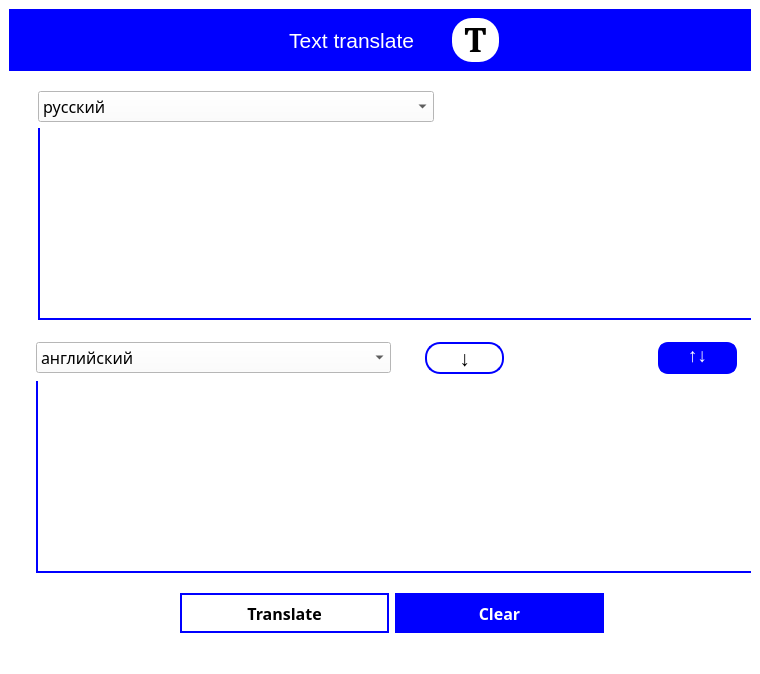
<?xml version="1.0" encoding="UTF-8"?>
<ui version="4.0">
 <class>MainWindow</class>
 <widget class="QMainWindow" name="MainWindow">
  <property name="geometry">
   <rect>
    <x>0</x>
    <y>0</y>
    <width>760</width>
    <height>674</height>
   </rect>
  </property>
  <property name="windowTitle">
   <string>Переводчик</string>
  </property>
  <property name="styleSheet">
   <string notr="true">background-color: white;</string>
  </property>
  <widget class="QWidget" name="centralwidget">
   <layout class="QVBoxLayout" name="verticalLayout_4">
    <item>
     <widget class="QFrame" name="frame">
      <property name="styleSheet">
       <string notr="true">
border-radius: 50px;
background-color: blue;</string>
      </property>
      <property name="frameShape">
       <enum>QFrame::StyledPanel</enum>
      </property>
      <property name="frameShadow">
       <enum>QFrame::Raised</enum>
      </property>
      <layout class="QHBoxLayout" name="horizontalLayout_6">
       <item>
        <widget class="QLabel" name="label_2">
         <property name="styleSheet">
          <string notr="true">background-color: blue</string>
         </property>
         <property name="text">
          <string/>
         </property>
        </widget>
       </item>
       <item>
        <layout class="QHBoxLayout" name="horizontalLayout_5">
         <property name="spacing">
          <number>33</number>
         </property>
         <property name="leftMargin">
          <number>2</number>
         </property>
         <item>
          <widget class="QLabel" name="label">
           <property name="font">
            <font>
             <family>Microsoft Sans Serif</family>
             <pointsize>16</pointsize>
            </font>
           </property>
           <property name="layoutDirection">
            <enum>Qt::RightToLeft</enum>
           </property>
           <property name="styleSheet">
            <string notr="true">padding-right: 20px;
background-color: blue;
color: white
</string>
           </property>
           <property name="text">
            <string>Text translate</string>
           </property>
           <property name="alignment">
            <set>Qt::AlignRight|Qt::AlignTrailing|Qt::AlignVCenter</set>
           </property>
          </widget>
         </item>
         <item>
          <widget class="QLabel" name="label_4">
           <property name="font">
            <font>
             <family>Cambria</family>
             <pointsize>28</pointsize>
             <weight>75</weight>
             <bold>true</bold>
            </font>
           </property>
           <property name="layoutDirection">
            <enum>Qt::LeftToRight</enum>
           </property>
           <property name="styleSheet">
            <string notr="true">border-radius: 20px;
color	: black;
background-color: white
</string>
           </property>
           <property name="text">
            <string>T</string>
           </property>
           <property name="alignment">
            <set>Qt::AlignCenter</set>
           </property>
          </widget>
         </item>
        </layout>
       </item>
       <item>
        <widget class="QLabel" name="label_3">
         <property name="styleSheet">
          <string notr="true">background-color: blue
</string>
         </property>
         <property name="text">
          <string/>
         </property>
        </widget>
       </item>
      </layout>
     </widget>
    </item>
    <item>
     <spacer name="verticalSpacer_4">
      <property name="orientation">
       <enum>Qt::Vertical</enum>
      </property>
      <property name="sizeHint" stdset="0">
       <size>
        <width>20</width>
        <height>5</height>
       </size>
      </property>
     </spacer>
    </item>
    <item>
     <layout class="QVBoxLayout" name="verticalLayout">
      <property name="leftMargin">
       <number>29</number>
      </property>
      <item>
       <layout class="QHBoxLayout" name="horizontalLayout_4">
        <property name="rightMargin">
         <number>317</number>
        </property>
        <item>
         <widget class="QComboBox" name="from_len">
          <property name="font">
           <font>
            <family>Segoe Print</family>
            <pointsize>12</pointsize>
            <weight>50</weight>
            <bold>false</bold>
           </font>
          </property>
          <property name="styleSheet">
           <string notr="true">color: black</string>
          </property>
          <item>
           <property name="text">
            <string>русский</string>
           </property>
          </item>
          <item>
           <property name="text">
            <string>английский</string>
           </property>
          </item>
          <item>
           <property name="text">
            <string>Африканский</string>
           </property>
          </item>
          <item>
           <property name="text">
            <string>гаитянский креольский</string>
           </property>
          </item>
          <item>
           <property name="text">
            <string>албанский</string>
           </property>
          </item>
          <item>
           <property name="text">
            <string>амхарский</string>
           </property>
          </item>
          <item>
           <property name="text">
            <string>арабский</string>
           </property>
          </item>
          <item>
           <property name="text">
            <string>армянский</string>
           </property>
          </item>
          <item>
           <property name="text">
            <string>азербайджанский</string>
           </property>
          </item>
          <item>
           <property name="text">
            <string>баскский</string>
           </property>
          </item>
          <item>
           <property name="text">
            <string>белорусский</string>
           </property>
          </item>
          <item>
           <property name="text">
            <string>бенгальский</string>
           </property>
          </item>
          <item>
           <property name="text">
            <string>боснийский</string>
           </property>
          </item>
          <item>
           <property name="text">
            <string>болгарский</string>
           </property>
          </item>
          <item>
           <property name="text">
            <string>каталонский</string>
           </property>
          </item>
          <item>
           <property name="text">
            <string>хауса</string>
           </property>
          </item>
          <item>
           <property name="text">
            <string>кебуано</string>
           </property>
          </item>
          <item>
           <property name="text">
            <string>чичева</string>
           </property>
          </item>
          <item>
           <property name="text">
            <string>китайский (упрощенный)</string>
           </property>
          </item>
          <item>
           <property name="text">
            <string>китайский (традиционный)</string>
           </property>
          </item>
          <item>
           <property name="text">
            <string>корсиканский</string>
           </property>
          </item>
          <item>
           <property name="text">
            <string>хорватский</string>
           </property>
          </item>
          <item>
           <property name="text">
            <string>чешский</string>
           </property>
          </item>
          <item>
           <property name="text">
            <string>датский</string>
           </property>
          </item>
          <item>
           <property name="text">
            <string>голландский</string>
           </property>
          </item>
          <item>
           <property name="text">
            <string>эсперанто</string>
           </property>
          </item>
          <item>
           <property name="text">
            <string>эстонский</string>
           </property>
          </item>
          <item>
           <property name="text">
            <string>филиппинский</string>
           </property>
          </item>
          <item>
           <property name="text">
            <string>финский</string>
           </property>
          </item>
          <item>
           <property name="text">
            <string>французский</string>
           </property>
          </item>
          <item>
           <property name="text">
            <string>фризский</string>
           </property>
          </item>
          <item>
           <property name="text">
            <string>галисийский</string>
           </property>
          </item>
          <item>
           <property name="text">
            <string>грузинский</string>
           </property>
          </item>
          <item>
           <property name="text">
            <string>немецкий</string>
           </property>
          </item>
          <item>
           <property name="text">
            <string>греческий</string>
           </property>
          </item>
          <item>
           <property name="text">
            <string>гуджарати</string>
           </property>
          </item>
          <item>
           <property name="text">
            <string>хауса</string>
           </property>
          </item>
          <item>
           <property name="text">
            <string>гавайский</string>
           </property>
          </item>
          <item>
           <property name="text">
            <string>иврит</string>
           </property>
          </item>
          <item>
           <property name="text">
            <string>хинди</string>
           </property>
          </item>
          <item>
           <property name="text">
            <string>хмонг</string>
           </property>
          </item>
          <item>
           <property name="text">
            <string>венгерский</string>
           </property>
          </item>
          <item>
           <property name="text">
            <string>исландский</string>
           </property>
          </item>
          <item>
           <property name="text">
            <string>игбо</string>
           </property>
          </item>
          <item>
           <property name="text">
            <string>индонезийский</string>
           </property>
          </item>
          <item>
           <property name="text">
            <string>ирландский</string>
           </property>
          </item>
          <item>
           <property name="text">
            <string>итальянский</string>
           </property>
          </item>
          <item>
           <property name="text">
            <string>японский</string>
           </property>
          </item>
          <item>
           <property name="text">
            <string>яванский</string>
           </property>
          </item>
          <item>
           <property name="text">
            <string>каннада</string>
           </property>
          </item>
          <item>
           <property name="text">
            <string>казахский</string>
           </property>
          </item>
          <item>
           <property name="text">
            <string>кхмерский</string>
           </property>
          </item>
          <item>
           <property name="text">
            <string>корейский</string>
           </property>
          </item>
          <item>
           <property name="text">
            <string>курдский (курманджи)</string>
           </property>
          </item>
          <item>
           <property name="text">
            <string>киргизский</string>
           </property>
          </item>
          <item>
           <property name="text">
            <string>лаосский</string>
           </property>
          </item>
          <item>
           <property name="text">
            <string>латинский</string>
           </property>
          </item>
          <item>
           <property name="text">
            <string>латышский</string>
           </property>
          </item>
          <item>
           <property name="text">
            <string>литовский</string>
           </property>
          </item>
          <item>
           <property name="text">
            <string>македонский</string>
           </property>
          </item>
          <item>
           <property name="text">
            <string>люксембургский</string>
           </property>
          </item>
          <item>
           <property name="text">
            <string>малагасийский</string>
           </property>
          </item>
          <item>
           <property name="text">
            <string>малайский</string>
           </property>
          </item>
          <item>
           <property name="text">
            <string>малаялам</string>
           </property>
          </item>
          <item>
           <property name="text">
            <string>мальтийский</string>
           </property>
          </item>
          <item>
           <property name="text">
            <string>маори</string>
           </property>
          </item>
          <item>
           <property name="text">
            <string>маратхи</string>
           </property>
          </item>
          <item>
           <property name="text">
            <string>монгольский</string>
           </property>
          </item>
          <item>
           <property name="text">
            <string>мьянма (бирманский)</string>
           </property>
          </item>
          <item>
           <property name="text">
            <string>непальский</string>
           </property>
          </item>
          <item>
           <property name="text">
            <string>норвежский</string>
           </property>
          </item>
          <item>
           <property name="text">
            <string>пушту</string>
           </property>
          </item>
          <item>
           <property name="text">
            <string>персидский</string>
           </property>
          </item>
          <item>
           <property name="text">
            <string>польский</string>
           </property>
          </item>
          <item>
           <property name="text">
            <string>португальский</string>
           </property>
          </item>
          <item>
           <property name="text">
            <string>панджаби</string>
           </property>
          </item>
          <item>
           <property name="text">
            <string>румынский</string>
           </property>
          </item>
          <item>
           <property name="text">
            <string>самоанский</string>
           </property>
          </item>
          <item>
           <property name="text">
            <string>шотландский гэльский</string>
           </property>
          </item>
          <item>
           <property name="text">
            <string>сербский</string>
           </property>
          </item>
          <item>
           <property name="text">
            <string>сесото</string>
           </property>
          </item>
          <item>
           <property name="text">
            <string>шона</string>
           </property>
          </item>
          <item>
           <property name="text">
            <string>синдхи</string>
           </property>
          </item>
          <item>
           <property name="text">
            <string>сингальский</string>
           </property>
          </item>
          <item>
           <property name="text">
            <string>словацкий</string>
           </property>
          </item>
          <item>
           <property name="text">
            <string>словенский</string>
           </property>
          </item>
          <item>
           <property name="text">
            <string>сомалийский</string>
           </property>
          </item>
          <item>
           <property name="text">
            <string>испанский</string>
           </property>
          </item>
          <item>
           <property name="text">
            <string>сунданский</string>
           </property>
          </item>
          <item>
           <property name="text">
            <string>суахили</string>
           </property>
          </item>
          <item>
           <property name="text">
            <string>шведский</string>
           </property>
          </item>
          <item>
           <property name="text">
            <string>таджикский</string>
           </property>
          </item>
          <item>
           <property name="text">
            <string>тамильский</string>
           </property>
          </item>
          <item>
           <property name="text">
            <string>телугу</string>
           </property>
          </item>
          <item>
           <property name="text">
            <string>тайский</string>
           </property>
          </item>
          <item>
           <property name="text">
            <string>турецкий</string>
           </property>
          </item>
          <item>
           <property name="text">
            <string>украинский</string>
           </property>
          </item>
          <item>
           <property name="text">
            <string>урду</string>
           </property>
          </item>
          <item>
           <property name="text">
            <string>узбекский</string>
           </property>
          </item>
          <item>
           <property name="text">
            <string>вьетнамский</string>
           </property>
          </item>
          <item>
           <property name="text">
            <string>валлийский</string>
           </property>
          </item>
          <item>
           <property name="text">
            <string>коса</string>
           </property>
          </item>
          <item>
           <property name="text">
            <string>идиш</string>
           </property>
          </item>
          <item>
           <property name="text">
            <string>йоруба</string>
           </property>
          </item>
          <item>
           <property name="text">
            <string>зулу</string>
           </property>
          </item>
         </widget>
        </item>
       </layout>
      </item>
      <item>
       <widget class="QTextEdit" name="from_text">
        <property name="font">
         <font>
          <family>Microsoft YaHei UI</family>
          <pointsize>16</pointsize>
         </font>
        </property>
        <property name="styleSheet">
         <string notr="true">border-left: 1.5px solid blue;
border-bottom: 1.5px solid blue;
border-right: none;
border-top: none</string>
        </property>
        <property name="html">
         <string>&lt;!DOCTYPE HTML PUBLIC &quot;-//W3C//DTD HTML 4.0//EN&quot; &quot;http://www.w3.org/TR/REC-html40/strict.dtd&quot;&gt;
&lt;html&gt;&lt;head&gt;&lt;meta name=&quot;qrichtext&quot; content=&quot;1&quot; /&gt;&lt;style type=&quot;text/css&quot;&gt;
p, li { white-space: pre-wrap; }
&lt;/style&gt;&lt;/head&gt;&lt;body style=&quot; font-family:'Microsoft YaHei UI'; font-size:16pt; font-weight:400; font-style:normal;&quot;&gt;
&lt;p style=&quot;-qt-paragraph-type:empty; margin-top:0px; margin-bottom:0px; margin-left:0px; margin-right:0px; -qt-block-indent:0; text-indent:0px;&quot;&gt;&lt;br /&gt;&lt;/p&gt;&lt;/body&gt;&lt;/html&gt;</string>
        </property>
       </widget>
      </item>
     </layout>
    </item>
    <item>
     <spacer name="verticalSpacer_5">
      <property name="orientation">
       <enum>Qt::Vertical</enum>
      </property>
      <property name="sizeHint" stdset="0">
       <size>
        <width>20</width>
        <height>5</height>
       </size>
      </property>
     </spacer>
    </item>
    <item>
     <layout class="QVBoxLayout" name="verticalLayout_2">
      <property name="leftMargin">
       <number>27</number>
      </property>
      <property name="rightMargin">
       <number>0</number>
      </property>
      <item>
       <layout class="QHBoxLayout" name="horizontalLayout_3">
        <item>
         <widget class="QComboBox" name="to_lang">
          <property name="font">
           <font>
            <family>Segoe Print</family>
            <pointsize>12</pointsize>
            <weight>50</weight>
            <bold>false</bold>
           </font>
          </property>
          <property name="styleSheet">
           <string notr="true">alternate-background-color:rgb(128,128,128, 0);
color: black;
background-color: white;
border-bottom: 1px solid white
</string>
          </property>
          <item>
           <property name="text">
            <string>английский</string>
           </property>
          </item>
          <item>
           <property name="text">
            <string>русский</string>
           </property>
          </item>
          <item>
           <property name="text">
            <string>Африканский</string>
           </property>
          </item>
          <item>
           <property name="text">
            <string>гаитянский креольский</string>
           </property>
          </item>
          <item>
           <property name="text">
            <string>албанский</string>
           </property>
          </item>
          <item>
           <property name="text">
            <string>амхарский</string>
           </property>
          </item>
          <item>
           <property name="text">
            <string>арабский</string>
           </property>
          </item>
          <item>
           <property name="text">
            <string>армянский</string>
           </property>
          </item>
          <item>
           <property name="text">
            <string>азербайджанский</string>
           </property>
          </item>
          <item>
           <property name="text">
            <string>баскский</string>
           </property>
          </item>
          <item>
           <property name="text">
            <string>белорусский</string>
           </property>
          </item>
          <item>
           <property name="text">
            <string>бенгальский</string>
           </property>
          </item>
          <item>
           <property name="text">
            <string>боснийский</string>
           </property>
          </item>
          <item>
           <property name="text">
            <string>болгарский</string>
           </property>
          </item>
          <item>
           <property name="text">
            <string>каталонский</string>
           </property>
          </item>
          <item>
           <property name="text">
            <string>хауса</string>
           </property>
          </item>
          <item>
           <property name="text">
            <string>кебуано</string>
           </property>
          </item>
          <item>
           <property name="text">
            <string>чичева</string>
           </property>
          </item>
          <item>
           <property name="text">
            <string>китайский (упрощенный)</string>
           </property>
          </item>
          <item>
           <property name="text">
            <string>китайский (традиционный)</string>
           </property>
          </item>
          <item>
           <property name="text">
            <string>корсиканский</string>
           </property>
          </item>
          <item>
           <property name="text">
            <string>хорватский</string>
           </property>
          </item>
          <item>
           <property name="text">
            <string>чешский</string>
           </property>
          </item>
          <item>
           <property name="text">
            <string>датский</string>
           </property>
          </item>
          <item>
           <property name="text">
            <string>голландский</string>
           </property>
          </item>
          <item>
           <property name="text">
            <string>эсперанто</string>
           </property>
          </item>
          <item>
           <property name="text">
            <string>эстонский</string>
           </property>
          </item>
          <item>
           <property name="text">
            <string>филиппинский</string>
           </property>
          </item>
          <item>
           <property name="text">
            <string>финский</string>
           </property>
          </item>
          <item>
           <property name="text">
            <string>французский</string>
           </property>
          </item>
          <item>
           <property name="text">
            <string>фризский</string>
           </property>
          </item>
          <item>
           <property name="text">
            <string>галисийский</string>
           </property>
          </item>
          <item>
           <property name="text">
            <string>грузинский</string>
           </property>
          </item>
          <item>
           <property name="text">
            <string>немецкий</string>
           </property>
          </item>
          <item>
           <property name="text">
            <string>греческий</string>
           </property>
          </item>
          <item>
           <property name="text">
            <string>гуджарати</string>
           </property>
          </item>
          <item>
           <property name="text">
            <string>хауса</string>
           </property>
          </item>
          <item>
           <property name="text">
            <string>гавайский</string>
           </property>
          </item>
          <item>
           <property name="text">
            <string>иврит</string>
           </property>
          </item>
          <item>
           <property name="text">
            <string>хинди</string>
           </property>
          </item>
          <item>
           <property name="text">
            <string>хмонг</string>
           </property>
          </item>
          <item>
           <property name="text">
            <string>венгерский</string>
           </property>
          </item>
          <item>
           <property name="text">
            <string>исландский</string>
           </property>
          </item>
          <item>
           <property name="text">
            <string>игбо</string>
           </property>
          </item>
          <item>
           <property name="text">
            <string>индонезийский</string>
           </property>
          </item>
          <item>
           <property name="text">
            <string>ирландский</string>
           </property>
          </item>
          <item>
           <property name="text">
            <string>итальянский</string>
           </property>
          </item>
          <item>
           <property name="text">
            <string>японский</string>
           </property>
          </item>
          <item>
           <property name="text">
            <string>яванский</string>
           </property>
          </item>
          <item>
           <property name="text">
            <string>каннада</string>
           </property>
          </item>
          <item>
           <property name="text">
            <string>казахский</string>
           </property>
          </item>
          <item>
           <property name="text">
            <string>кхмерский</string>
           </property>
          </item>
          <item>
           <property name="text">
            <string>корейский</string>
           </property>
          </item>
          <item>
           <property name="text">
            <string>курдский (курманджи)</string>
           </property>
          </item>
          <item>
           <property name="text">
            <string>киргизский</string>
           </property>
          </item>
          <item>
           <property name="text">
            <string>лаосский</string>
           </property>
          </item>
          <item>
           <property name="text">
            <string>латинский</string>
           </property>
          </item>
          <item>
           <property name="text">
            <string>латышский</string>
           </property>
          </item>
          <item>
           <property name="text">
            <string>литовский</string>
           </property>
          </item>
          <item>
           <property name="text">
            <string>македонский</string>
           </property>
          </item>
          <item>
           <property name="text">
            <string>люксембургский</string>
           </property>
          </item>
          <item>
           <property name="text">
            <string>малагасийский</string>
           </property>
          </item>
          <item>
           <property name="text">
            <string>малайский</string>
           </property>
          </item>
          <item>
           <property name="text">
            <string>малаялам</string>
           </property>
          </item>
          <item>
           <property name="text">
            <string>мальтийский</string>
           </property>
          </item>
          <item>
           <property name="text">
            <string>маори</string>
           </property>
          </item>
          <item>
           <property name="text">
            <string>маратхи</string>
           </property>
          </item>
          <item>
           <property name="text">
            <string>монгольский</string>
           </property>
          </item>
          <item>
           <property name="text">
            <string>мьянма (бирманский)</string>
           </property>
          </item>
          <item>
           <property name="text">
            <string>непальский</string>
           </property>
          </item>
          <item>
           <property name="text">
            <string>норвежский</string>
           </property>
          </item>
          <item>
           <property name="text">
            <string>пушту</string>
           </property>
          </item>
          <item>
           <property name="text">
            <string>персидский</string>
           </property>
          </item>
          <item>
           <property name="text">
            <string>польский</string>
           </property>
          </item>
          <item>
           <property name="text">
            <string>португальский</string>
           </property>
          </item>
          <item>
           <property name="text">
            <string>панджаби</string>
           </property>
          </item>
          <item>
           <property name="text">
            <string>румынский</string>
           </property>
          </item>
          <item>
           <property name="text">
            <string>самоанский</string>
           </property>
          </item>
          <item>
           <property name="text">
            <string>шотландский гэльский</string>
           </property>
          </item>
          <item>
           <property name="text">
            <string>сербский</string>
           </property>
          </item>
          <item>
           <property name="text">
            <string>сесото</string>
           </property>
          </item>
          <item>
           <property name="text">
            <string>шона</string>
           </property>
          </item>
          <item>
           <property name="text">
            <string>синдхи</string>
           </property>
          </item>
          <item>
           <property name="text">
            <string>сингальский</string>
           </property>
          </item>
          <item>
           <property name="text">
            <string>словацкий</string>
           </property>
          </item>
          <item>
           <property name="text">
            <string>словенский</string>
           </property>
          </item>
          <item>
           <property name="text">
            <string>сомалийский</string>
           </property>
          </item>
          <item>
           <property name="text">
            <string>испанский</string>
           </property>
          </item>
          <item>
           <property name="text">
            <string>сунданский</string>
           </property>
          </item>
          <item>
           <property name="text">
            <string>суахили</string>
           </property>
          </item>
          <item>
           <property name="text">
            <string>шведский</string>
           </property>
          </item>
          <item>
           <property name="text">
            <string>таджикский</string>
           </property>
          </item>
          <item>
           <property name="text">
            <string>тамильский</string>
           </property>
          </item>
          <item>
           <property name="text">
            <string>телугу</string>
           </property>
          </item>
          <item>
           <property name="text">
            <string>тайский</string>
           </property>
          </item>
          <item>
           <property name="text">
            <string>турецкий</string>
           </property>
          </item>
          <item>
           <property name="text">
            <string>украинский</string>
           </property>
          </item>
          <item>
           <property name="text">
            <string>урду</string>
           </property>
          </item>
          <item>
           <property name="text">
            <string>узбекский</string>
           </property>
          </item>
          <item>
           <property name="text">
            <string>вьетнамский</string>
           </property>
          </item>
          <item>
           <property name="text">
            <string>валлийский</string>
           </property>
          </item>
          <item>
           <property name="text">
            <string>коса</string>
           </property>
          </item>
          <item>
           <property name="text">
            <string>идиш</string>
           </property>
          </item>
          <item>
           <property name="text">
            <string>йоруба</string>
           </property>
          </item>
          <item>
           <property name="text">
            <string>зулу</string>
           </property>
          </item>
         </widget>
        </item>
        <item>
         <layout class="QHBoxLayout" name="horizontalLayout_2">
          <property name="spacing">
           <number>154</number>
          </property>
          <property name="leftMargin">
           <number>28</number>
          </property>
          <property name="topMargin">
           <number>1</number>
          </property>
          <property name="rightMargin">
           <number>14</number>
          </property>
          <property name="bottomMargin">
           <number>1</number>
          </property>
          <item>
           <widget class="QLabel" name="label_6">
            <property name="font">
             <font>
              <family>Microsoft Sans Serif</family>
              <pointsize>16</pointsize>
             </font>
            </property>
            <property name="layoutDirection">
             <enum>Qt::RightToLeft</enum>
            </property>
            <property name="styleSheet">
             <string notr="true">border: 1.5px solid blue;
border-radius: 15px</string>
            </property>
            <property name="text">
             <string>↓</string>
            </property>
            <property name="alignment">
             <set>Qt::AlignCenter</set>
            </property>
           </widget>
          </item>
          <item>
           <widget class="QPushButton" name="reverse">
            <property name="font">
             <font>
              <pointsize>14</pointsize>
             </font>
            </property>
            <property name="cursor">
             <cursorShape>PointingHandCursor</cursorShape>
            </property>
            <property name="styleSheet">
             <string notr="true">background-color:  blue;
color: white;
padding-bottom: 5px;
border: 1.5px solid blue;
border-radius: 10px;
</string>
            </property>
            <property name="text">
             <string>↑↓</string>
            </property>
           </widget>
          </item>
         </layout>
        </item>
       </layout>
      </item>
      <item>
       <widget class="QTextEdit" name="to_text">
        <property name="font">
         <font>
          <family>Microsoft YaHei UI</family>
          <pointsize>16</pointsize>
         </font>
        </property>
        <property name="styleSheet">
         <string notr="true">border-left: 1.5px solid blue;
border-bottom: 1.5px solid blue;
border-right: none;
border-top: none</string>
        </property>
        <property name="html">
         <string>&lt;!DOCTYPE HTML PUBLIC &quot;-//W3C//DTD HTML 4.0//EN&quot; &quot;http://www.w3.org/TR/REC-html40/strict.dtd&quot;&gt;
&lt;html&gt;&lt;head&gt;&lt;meta name=&quot;qrichtext&quot; content=&quot;1&quot; /&gt;&lt;style type=&quot;text/css&quot;&gt;
p, li { white-space: pre-wrap; }
&lt;/style&gt;&lt;/head&gt;&lt;body style=&quot; font-family:'Microsoft YaHei UI'; font-size:16pt; font-weight:400; font-style:normal;&quot;&gt;
&lt;p style=&quot;-qt-paragraph-type:empty; margin-top:0px; margin-bottom:0px; margin-left:0px; margin-right:0px; -qt-block-indent:0; text-indent:0px;&quot;&gt;&lt;br /&gt;&lt;/p&gt;&lt;/body&gt;&lt;/html&gt;</string>
        </property>
       </widget>
      </item>
     </layout>
    </item>
    <item>
     <spacer name="verticalSpacer_2">
      <property name="orientation">
       <enum>Qt::Vertical</enum>
      </property>
      <property name="sizeHint" stdset="0">
       <size>
        <width>20</width>
        <height>10</height>
       </size>
      </property>
     </spacer>
    </item>
    <item>
     <layout class="QVBoxLayout" name="verticalLayout_3">
      <item>
       <layout class="QHBoxLayout" name="horizontalLayout">
        <property name="spacing">
         <number>6</number>
        </property>
        <property name="sizeConstraint">
         <enum>QLayout::SetMinAndMaxSize</enum>
        </property>
        <property name="leftMargin">
         <number>151</number>
        </property>
        <property name="rightMargin">
         <number>147</number>
        </property>
        <item>
         <spacer name="verticalSpacer">
          <property name="orientation">
           <enum>Qt::Vertical</enum>
          </property>
          <property name="sizeHint" stdset="0">
           <size>
            <width>20</width>
            <height>40</height>
           </size>
          </property>
         </spacer>
        </item>
        <item>
         <widget class="QPushButton" name="translate_btn">
          <property name="sizePolicy">
           <sizepolicy hsizetype="Minimum" vsizetype="Ignored">
            <horstretch>0</horstretch>
            <verstretch>0</verstretch>
           </sizepolicy>
          </property>
          <property name="font">
           <font>
            <family>Segoe UI Semibold</family>
            <pointsize>12</pointsize>
            <weight>75</weight>
            <bold>true</bold>
           </font>
          </property>
          <property name="cursor">
           <cursorShape>PointingHandCursor</cursorShape>
          </property>
          <property name="styleSheet">
           <string notr="true">
border: 1.5px solid blue;
border-radius: 25px
</string>
          </property>
          <property name="text">
           <string>Translate</string>
          </property>
         </widget>
        </item>
        <item>
         <widget class="QPushButton" name="clear_btn">
          <property name="sizePolicy">
           <sizepolicy hsizetype="Minimum" vsizetype="Ignored">
            <horstretch>0</horstretch>
            <verstretch>0</verstretch>
           </sizepolicy>
          </property>
          <property name="font">
           <font>
            <family>Segoe UI Semibold</family>
            <pointsize>12</pointsize>
            <weight>75</weight>
            <bold>true</bold>
           </font>
          </property>
          <property name="cursor">
           <cursorShape>PointingHandCursor</cursorShape>
          </property>
          <property name="layoutDirection">
           <enum>Qt::LeftToRight</enum>
          </property>
          <property name="styleSheet">
           <string notr="true">background-color: blue;
color: white;
border-radius: 25px</string>
          </property>
          <property name="text">
           <string>Сlear</string>
          </property>
          <property name="autoRepeatDelay">
           <number>300</number>
          </property>
         </widget>
        </item>
       </layout>
      </item>
     </layout>
    </item>
    <item>
     <spacer name="verticalSpacer_3">
      <property name="orientation">
       <enum>Qt::Vertical</enum>
      </property>
      <property name="sizeHint" stdset="0">
       <size>
        <width>20</width>
        <height>32</height>
       </size>
      </property>
     </spacer>
    </item>
   </layout>
  </widget>
  <action name="actionExit">
   <property name="text">
    <string>Exit</string>
   </property>
  </action>
  <action name="action_2">
   <property name="text">
    <string>Русский</string>
   </property>
  </action>
  <action name="action_3">
   <property name="text">
    <string>Англйский</string>
   </property>
  </action>
 </widget>
 <resources/>
 <connections/>
</ui>
